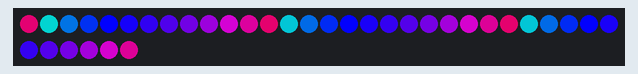
A sketch run on a simulated Arduino Uno, built with avr-gcc and run on an emulated ATmega328P. Shown: 36 RGB LEDs in strip order, left to right, continuing on the next row. Dim RGB values are drawn brighter than linear; random numbers use the default seed unless the sketch sets one.

Above: at 5.1 s.
At 8.1 s:
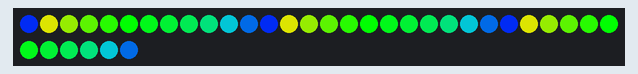
At 14.1 s:
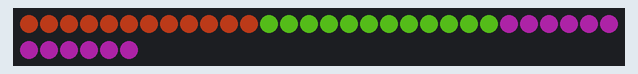
At 20.1 s:
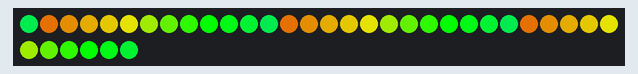
At 29.1 s:
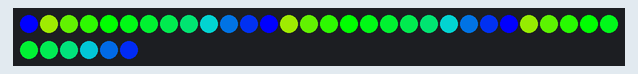
At 38.1 s:
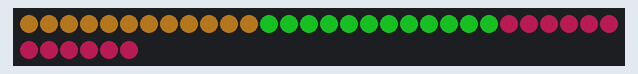

Measured:
- what the display in image 0 shows lasts 3.0 s, from 5.0 s to 8.0 s

The sketch:

remapping_fix_example.ino
```cpp
//***************************************************************
// Remapping to fix a wacky layout.
// This also will then also allow the use of CRGBSet.
// Marc Miller, Jan 2017
//***************************************************************
//
// Have this layout:       Want to operate on this layout:
//     2  3  4                3  4  5
//   1         5            2         6
//   0         6            1         7
//  11         7            0         8
//    10  9  8               11 10  9
//
//    14 15 16               15 16 17
//  13        17           14        18
//  12        18           13        19
//  23        19           12        20
//    22 21 20               23 22 21
//
//  etc..
//
//
//***************************************************************

#include "FastLED.h"
#define DATA_PIN    11
#define CLK_PIN     13
#define LED_TYPE    LPD8806
#define COLOR_ORDER GRB
#define BRIGHTNESS  255

#define NumberOfDiamonds 3  //3
#define PixelsPerDiamond 12  //12
#define NUM_LEDS (NumberOfDiamonds * PixelsPerDiamond)

/* CRGB leds[NUM_LEDS];  ***Not using this.  Using CRGBArray instead.****/
CRGBArray<NUM_LEDS> leds;    // Operate on this array as if it had the correct layout.
CRGBArray<NUM_LEDS> actual;  // Display this array after mapping "leds" to "actual".

//Since we'll opperate on our nicely arranged "leds" array, we can make a CRGBSet for each diamond.
CRGBSet d0(  leds(PixelsPerDiamond*0,  PixelsPerDiamond-1+(PixelsPerDiamond*0)  ));  //Define pixel range for diamond 0.
CRGBSet d1(  leds(PixelsPerDiamond*1,  PixelsPerDiamond-1+(PixelsPerDiamond*1)  ));  //Define pixel range for diamond 1.
CRGBSet d2(  leds(PixelsPerDiamond*2,  PixelsPerDiamond-1+(PixelsPerDiamond*2)  ));  //Define pixel range for diamond 2.
//etc..


//---------------------------------------------------------------
void setup() {
  Serial.begin(115200);  // Allows serial monitor output (check baud rate)
  delay(3000); // 3 second delay for recovery

  //***NOTE: Putting the CRGBArray "actual" in here, not "leds"***
  FastLED.addLeds<LED_TYPE,DATA_PIN,CLK_PIN,COLOR_ORDER>(actual, NUM_LEDS);

  FastLED.setBrightness(BRIGHTNESS);
}


//---------------------------------------------------------------
void loop() {

  EVERY_N_SECONDS(3){
    static uint8_t hue;
    for (uint8_t n=0; n < NumberOfDiamonds; n++){
      fill_rainbow( &(leds[ (n*PixelsPerDiamond) ]), PixelsPerDiamond, hue+millis(), 8 );
    }
  }

  EVERY_N_SECONDS(12){
    random16_add_entropy( random() );
    uint8_t randomColor = random8();  //pick a random color
    d0 = CHSV(randomColor,170,150);
    d1 = CHSV(randomColor+64,170,150);
    d2 = CHSV(randomColor-64,170,150);
  }

  remap();  //***Always run the remap function just before calling show().***
  FastLED.show();

}//end_main_loop


//---------------------------------------------------------------
// Function to remap "leds" array to "actual" array
void remap() {
  uint8_t mapped;
  uint8_t diamondNumber;
  for (uint8_t i=0; i < NUM_LEDS; i++) {
    if (i % PixelsPerDiamond == 0) {
      diamondNumber = i / PixelsPerDiamond;
      mapped = (diamondNumber * PixelsPerDiamond) + 11;
      actual[i] = leds[mapped];
      //Serial.print("Diamond#: "); Serial.println(diamondNumber);
    } else {
      mapped = i-1;
      actual[i] = leds[mapped];
    }
    //Serial.print("  For leds[i] = "); Serial.print(i); Serial.print("  actual[i] = "); Serial.println(mapped);
  }
}
```
